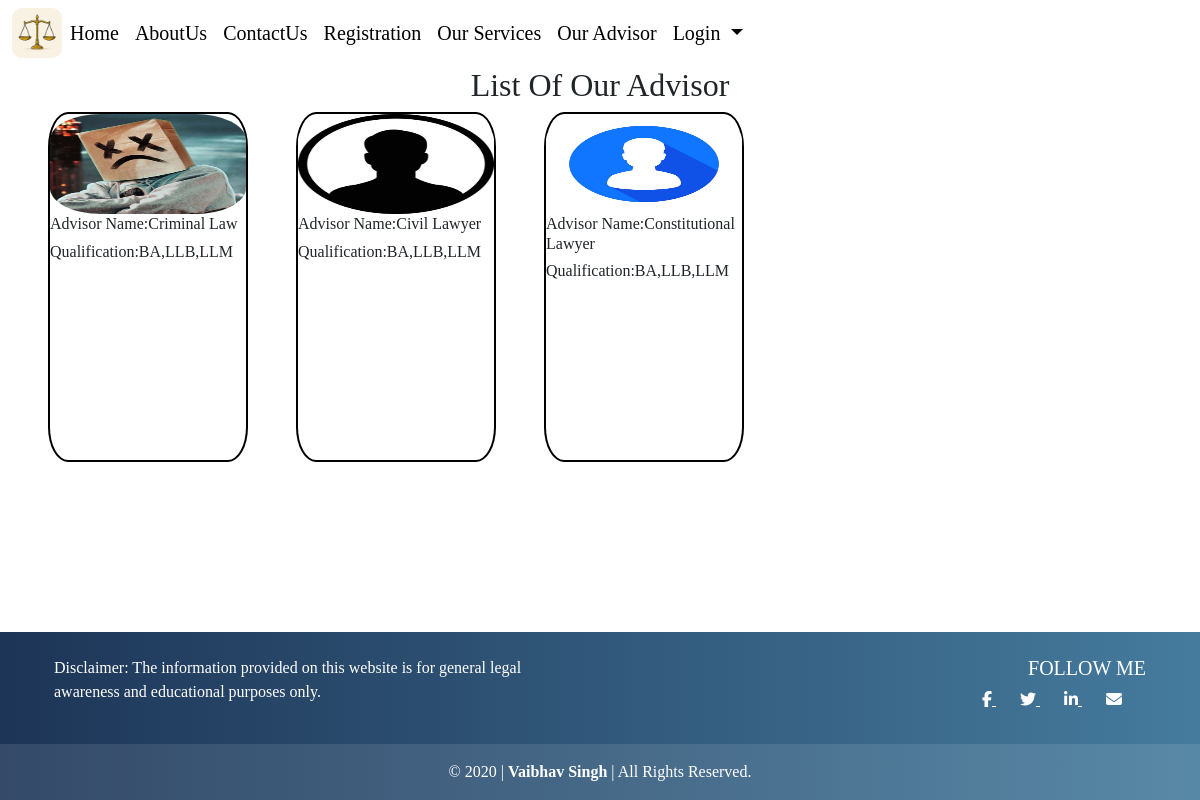
The page /our_advisor/ on the database its author committed.
### legal_app/models.py (models this page shows)
class LegalAdvisor(models.Model):
    name=models.CharField(max_length=50,null=False)
    email=models.EmailField(max_length=50,null=False,primary_key=True)
    password = models.CharField(max_length=20,default="")
    phone=models.CharField(max_length=13,null=False)
    qualification=models.TextField(default="")
    skills=models.TextField(default="")
    experience=models.CharField(max_length=100,default="")
    profile_pic=models.FileField(upload_to="advisory_pic/",default="")
    service_type=models.CharField(max_length=100,null=False)

### legal_app/views.py (the view)
# urls.py: path("our_advisor/",views.our_advisor,name='our_advisor'),
def our_advisor(request):
    advisor_list=LegalAdvisor.objects.all() # select * from service
    advisor_list={
        "advisory_key":advisor_list
    }
    return render(request,'legal_app/html/our_advisor.html',advisor_list)

### legal_app/templates/legal_app/html/our_advisor.html (shortened to what this page needs)
<!DOCTYPE html>
{% load static %}
<html lang="en">
<head>
    {% include 'legal_app/common/common_css.html' %}
    </head>
<body style="background-color:white">
    <div class="main-div">
{% include 'legal_app/common/header.html' %}
    <h2 style="text-align:center">List Of Our Advisor</h2>
    <div class="flex-container">
        {% for a in advisory_key %}
        <div class="item-div">
            <img src="/media/{{a.profile_pic}}" alt="">
            <h6>Advisor Name:{{a.service_type}}</h6>
            <h6>Qualification:{{a.qualification}}</h6>
        </div>
        {% endfor %}
    </div>
    </div>
{% include 'legal_app/common/footer.html' %}
</body>
</html>

### legal_app/static/legal_app/css/style.css (style rules this page uses)
body,html { min-height:100vh; display:flex; flex-direction:column; background-color:azure; }
.main-div { flex:1; }
* { font-family:cursive; box-sizing:border-box; }

### legal_app/templates/legal_app/html/our_advisor.html (style rules this page uses)
.flex-container { display:flex; width:100%; height:400px; background-color:white; flex-wrap:wrap; }
.item-div { width:200px; height:350px; background-color:white; margin-left:48px; margin-bottom:20px; border:2px solid black; border-radius:10%; }
.item-div img { width:100%; height:100px; border-radius:26%; }

### rows shown on the page
LegalAdvisor: profile_pic (picture), service_type "Criminal Law", qualification "BA,LLB,LLM"
LegalAdvisor: profile_pic (picture), service_type "Civil Lawyer", qualification "BA,LLB,LLM"
LegalAdvisor: profile_pic (picture), service_type "Constitutional Lawyer", qualification "BA,LLB,LLM"
